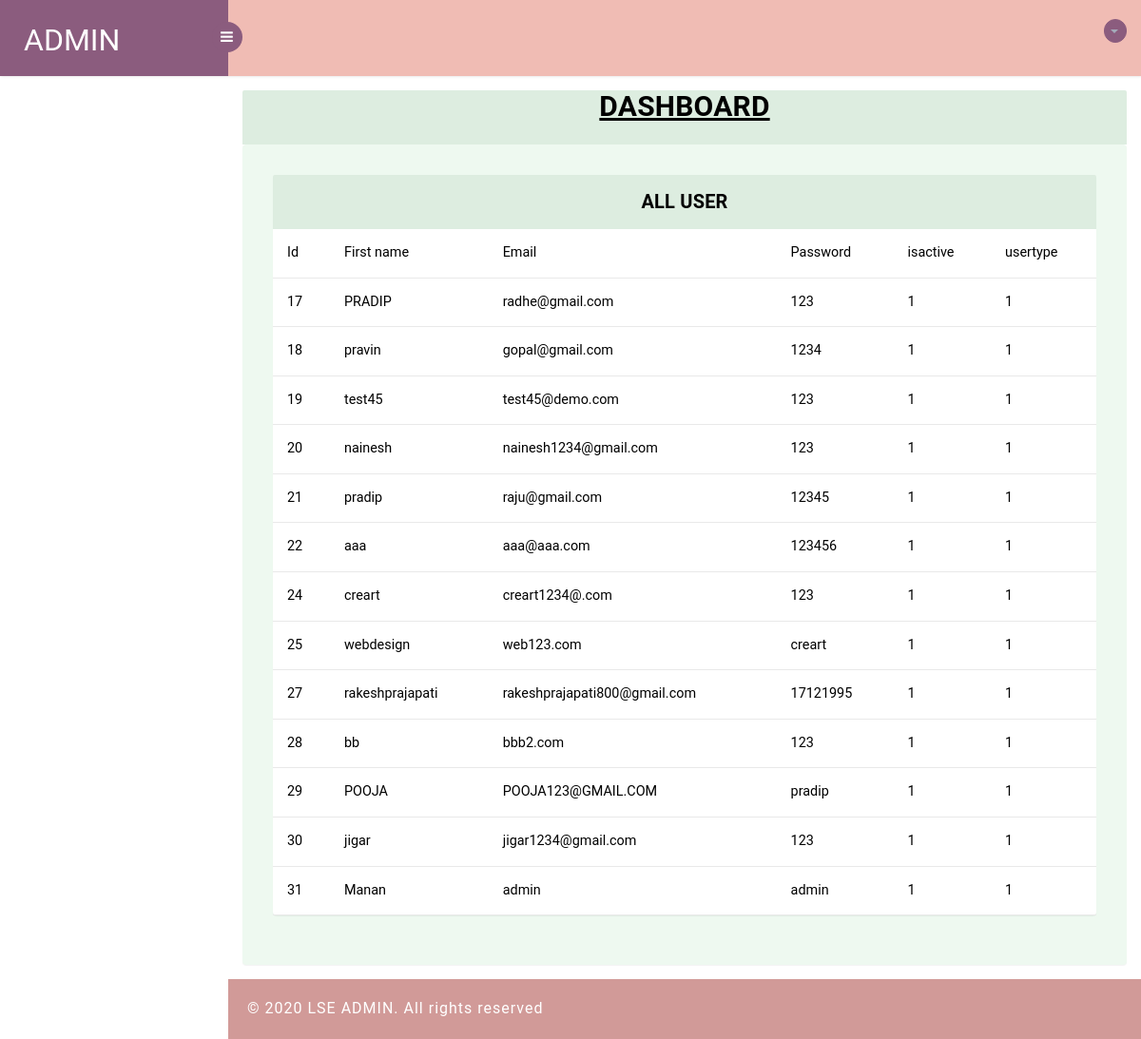
Screenshot of /admin/dashboard.php with the database file from the repository.
### tables this page shows
CREATE TABLE `user_tbl` (
  `id` int(11) NOT NULL,
  `firstname` varchar(100) NOT NULL,
  `email` varchar(100) NOT NULL,
  `password` varchar(100) NOT NULL,
  `profilepic` varchar(100) NOT NULL,
  `mobile` int(15) NOT NULL,
  `dob` date NOT NULL,
  `isactive` int(11) NOT NULL,
  `user_type` int(11) NOT NULL,
  `sec_question` varchar(100) NOT NULL,
  `answer` varchar(100) NOT NULL,
  `doi` datetime NOT NULL,
  `dou` datetime NOT NULL
);

### admin/dashboard.php (the view, shortened to what this page needs)
<?php
    require '../common/dbconnect.php';
    $qry="SELECT * FROM user_tbl WHERE isactive !=2 and user_type=1";
    $rs=mysqli_query($conn,$qry);
?>
<?php include'header.php'?>
<section id="main-content">
	<section class="wrapper">
        <div class="panel-heading">
    <b><u><h2>DASHBOARD</b></u></h2>
    </div>
		<div class="table-agile-info">
 <div class="panel panel-default">
    <div class="panel-heading">
    <b> all User</b>
    </div>
    <div>
      <table class="table">
        <tr>
        <td>Id</td>
        <td>First name</td>
        <td>Email</td>
        <td>Password</td>
        <td>isactive</td>
        <td>usertype</td>
    </tr>
<?php
if(mysqli_num_rows($rs)>0)
{
    while($row=mysqli_fetch_assoc($rs))
    {
?>
    <tr>
        <td><?php echo $row['id']; ?></td>
        <td><?php echo $row['firstname']; ?></td>
        <td><?php echo $row['email']; ?></td>
        <td><?php echo $row['password']; ?></td>
        <td><?php echo $row['isactive']; ?></td>
        <td><?php echo $row['user_type']; ?></td>
    </tr>
<?php
}
}
else
{
    echo "0 Row Found";
}
?>
      </table>
    </div>
</div>
</div>
</section>
		 <?php include'footer.php'?>
</section>
</body>
</html>

### admin/css/style.css (style rules this page uses)
h4, h5, h6, h1, h2, h3 { margin: 0; }
html, body { font-family: 'Roboto', sans-serif; font-size: 100%; overflow-x: hidden; background: url(../images/bg1.jpg) no-repeat 0px 0px; background-size:cover; }
h1,h2,h3,h4,h5,h6 { margin:0; }
#main-content { margin-left:240px; -webkit-transition:all .3s ease-in-out; -moz-transition:all .3s ease-in-out; -o-transition:all .3s ease-in-out; transition:all .3s ease-in-out; }
.wrapper { display:inline-block; margin-top:80px; padding:15px; width:100%; }
.panel-heading { position: relative; height: 57px; line-height: 57px; letter-spacing: 0.2px; color: #000; font-size: 18px; font-weight: 400; padding: 0 16px; background:#ddede0; border-top-right-radius: 2px; border-top-left-radius: 2px; text-transform: uppercase; text-align: center; }
.panel { border: none ! important; }
.table>tbody>tr>td, .table>tbody>tr>th, .table>tfoot>tr>td, .table>tfoot>tr>th, .table>thead>tr>td, .table>thead>tr>th { border-bottom: 1px solid #e9e9e9 ! important; }
.table > thead > tr > th, .table > tbody > tr > th, .table > tfoot > tr > th, .table > thead > tr > td, .table > tbody > tr > td, .table > tfoot > tr > td { border-top: none !important; color: black !important; }
.table td, .table>tbody>tr>td, .table>tbody>tr>th, .table>tfoot>tr>td, .table>tfoot>tr>th, .table>thead>tr>td, .table>thead>tr>th { padding: 15px!important; }
.table > thead > tr > th, .table > tbody > tr > th, .table > tfoot > tr > th, .table > thead > tr > td, .table > tbody > tr > td, .table > tfoot > tr > td { font-size: 0.9em; color: #999; border-top: none !important; }
.table-agile-info { background: #eef9f0; padding: 2em; border-radius: 4px; -webkit-box-shadow: 0 1px 1px rgba(0,0,0,.05); box-shadow: 0 1px 1px rgba(0,0,0,.05); }
.panel-default>.panel-heading { color: #000000 ! important; background-color: #ddede0 ! important; border-color: #ddede0 ! important; font-size: 20px; }

### rows the page displays
user_tbl: id "17", firstname "PRADIP", email "radhe@gmail.com", password "123", isactive "1", user_type "1"
user_tbl: id "18", firstname "pravin", email "gopal@gmail.com", password "1234", isactive "1", user_type "1"
user_tbl: id "19", firstname "test45", email "test45@demo.com", password "123", isactive "1", user_type "1"
user_tbl: id "20", firstname "nainesh", email "nainesh1234@gmail.com", password "123", isactive "1", user_type "1"
user_tbl: id "21", firstname "pradip", email "raju@gmail.com", password "12345", isactive "1", user_type "1"
user_tbl: id "22", firstname "aaa", email "aaa@aaa.com", password "123456", isactive "1", user_type "1"
user_tbl: id "24", firstname "creart", email "creart1234@.com", password "123", isactive "1", user_type "1"
user_tbl: id "25", firstname "webdesign", email "web123.com", password "creart", isactive "1", user_type "1"
user_tbl: id "27", firstname "rakeshprajapati", email "rakeshprajapati800@gmail.com", password "17121995", isactive "1", user_type "1"
user_tbl: id "28", firstname "bb", email "bbb2.com", password "123", isactive "1", user_type "1"
user_tbl: id "29", firstname "POOJA", email "POOJA123@GMAIL.COM", password "pradip", isactive "1", user_type "1"
user_tbl: id "30", firstname "jigar", email "jigar1234@gmail.com", password "123", isactive "1", user_type "1"
user_tbl: id "31", firstname "Manan", email "admin", password "admin", isactive "1", user_type "1"
